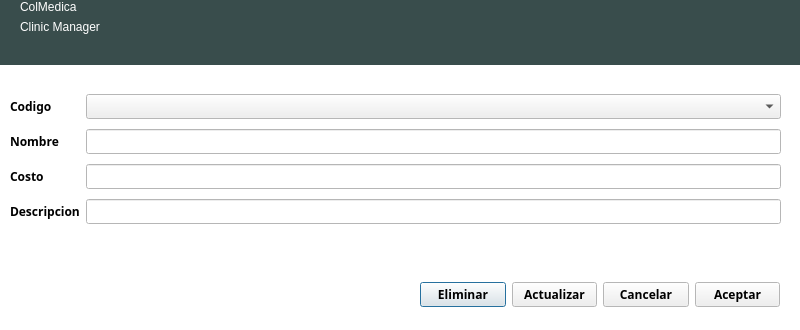
<?xml version="1.0" encoding="UTF-8"?>
<ui version="4.0">
 <class>dialogModificarMedicamento</class>
 <widget class="QDialog" name="dialogModificarMedicamento">
  <property name="geometry">
   <rect>
    <x>0</x>
    <y>0</y>
    <width>800</width>
    <height>330</height>
   </rect>
  </property>
  <property name="palette">
   <palette>
    <active>
     <colorrole role="Base">
      <brush brushstyle="SolidPattern">
       <color alpha="255">
        <red>255</red>
        <green>255</green>
        <blue>255</blue>
       </color>
      </brush>
     </colorrole>
     <colorrole role="Window">
      <brush brushstyle="SolidPattern">
       <color alpha="255">
        <red>255</red>
        <green>255</green>
        <blue>255</blue>
       </color>
      </brush>
     </colorrole>
    </active>
    <inactive>
     <colorrole role="Base">
      <brush brushstyle="SolidPattern">
       <color alpha="255">
        <red>255</red>
        <green>255</green>
        <blue>255</blue>
       </color>
      </brush>
     </colorrole>
     <colorrole role="Window">
      <brush brushstyle="SolidPattern">
       <color alpha="255">
        <red>255</red>
        <green>255</green>
        <blue>255</blue>
       </color>
      </brush>
     </colorrole>
    </inactive>
    <disabled>
     <colorrole role="Base">
      <brush brushstyle="SolidPattern">
       <color alpha="255">
        <red>255</red>
        <green>255</green>
        <blue>255</blue>
       </color>
      </brush>
     </colorrole>
     <colorrole role="Window">
      <brush brushstyle="SolidPattern">
       <color alpha="255">
        <red>255</red>
        <green>255</green>
        <blue>255</blue>
       </color>
      </brush>
     </colorrole>
    </disabled>
   </palette>
  </property>
  <property name="cursor">
   <cursorShape>PointingHandCursor</cursorShape>
  </property>
  <property name="windowTitle">
   <string>Modificar medicamento</string>
  </property>
  <property name="autoFillBackground">
   <bool>true</bool>
  </property>
  <widget class="QWidget" name="widgetCabecera" native="true">
   <property name="geometry">
    <rect>
     <x>0</x>
     <y>0</y>
     <width>800</width>
     <height>65</height>
    </rect>
   </property>
   <property name="palette">
    <palette>
     <active>
      <colorrole role="WindowText">
       <brush brushstyle="SolidPattern">
        <color alpha="255">
         <red>255</red>
         <green>255</green>
         <blue>255</blue>
        </color>
       </brush>
      </colorrole>
      <colorrole role="Base">
       <brush brushstyle="SolidPattern">
        <color alpha="255">
         <red>255</red>
         <green>255</green>
         <blue>255</blue>
        </color>
       </brush>
      </colorrole>
      <colorrole role="Window">
       <brush brushstyle="SolidPattern">
        <color alpha="255">
         <red>57</red>
         <green>77</green>
         <blue>76</blue>
        </color>
       </brush>
      </colorrole>
     </active>
     <inactive>
      <colorrole role="WindowText">
       <brush brushstyle="SolidPattern">
        <color alpha="255">
         <red>255</red>
         <green>255</green>
         <blue>255</blue>
        </color>
       </brush>
      </colorrole>
      <colorrole role="Base">
       <brush brushstyle="SolidPattern">
        <color alpha="255">
         <red>255</red>
         <green>255</green>
         <blue>255</blue>
        </color>
       </brush>
      </colorrole>
      <colorrole role="Window">
       <brush brushstyle="SolidPattern">
        <color alpha="255">
         <red>57</red>
         <green>77</green>
         <blue>76</blue>
        </color>
       </brush>
      </colorrole>
     </inactive>
     <disabled>
      <colorrole role="WindowText">
       <brush brushstyle="SolidPattern">
        <color alpha="255">
         <red>159</red>
         <green>158</green>
         <blue>158</blue>
        </color>
       </brush>
      </colorrole>
      <colorrole role="Base">
       <brush brushstyle="SolidPattern">
        <color alpha="255">
         <red>57</red>
         <green>77</green>
         <blue>76</blue>
        </color>
       </brush>
      </colorrole>
      <colorrole role="Window">
       <brush brushstyle="SolidPattern">
        <color alpha="255">
         <red>57</red>
         <green>77</green>
         <blue>76</blue>
        </color>
       </brush>
      </colorrole>
     </disabled>
    </palette>
   </property>
   <property name="autoFillBackground">
    <bool>true</bool>
   </property>
   <widget class="QWidget" name="layoutWidget_4">
    <property name="geometry">
     <rect>
      <x>20</x>
      <y>0</y>
      <width>162</width>
      <height>63</height>
     </rect>
    </property>
    <layout class="QFormLayout" name="formLayout_5">
     <item row="0" column="0">
      <widget class="QLabel" name="labelColMedica">
       <property name="styleSheet">
        <string notr="true">font: 30pt &quot;Ubuntu Condensed&quot;;
color: rgb(255, 255, 255);</string>
       </property>
       <property name="text">
        <string>ColMedica</string>
       </property>
      </widget>
     </item>
     <item row="1" column="0">
      <widget class="QLabel" name="labelClinicManager">
       <property name="text">
        <string>Clinic Manager</string>
       </property>
      </widget>
     </item>
    </layout>
   </widget>
  </widget>
  <widget class="QWidget" name="widget" native="true">
   <property name="geometry">
    <rect>
     <x>10</x>
     <y>80</y>
     <width>781</width>
     <height>241</height>
    </rect>
   </property>
   <property name="font">
    <font>
     <family>Ubuntu Condensed</family>
     <weight>75</weight>
     <bold>true</bold>
    </font>
   </property>
   <property name="autoFillBackground">
    <bool>true</bool>
   </property>
   <widget class="QWidget" name="layoutWidget">
    <property name="geometry">
     <rect>
      <x>0</x>
      <y>10</y>
      <width>771</width>
      <height>141</height>
     </rect>
    </property>
    <layout class="QGridLayout" name="gridLayout">
     <item row="3" column="1">
      <widget class="QLineEdit" name="lineEditDescripcion">
       <property name="font">
        <font>
         <weight>50</weight>
         <bold>false</bold>
        </font>
       </property>
      </widget>
     </item>
     <item row="3" column="0">
      <widget class="QLabel" name="labelDescripcion">
       <property name="text">
        <string>Descripcion</string>
       </property>
      </widget>
     </item>
     <item row="1" column="1">
      <widget class="QLineEdit" name="lineEditNombre">
       <property name="font">
        <font>
         <weight>50</weight>
         <bold>false</bold>
        </font>
       </property>
      </widget>
     </item>
     <item row="2" column="0">
      <widget class="QLabel" name="labelCosto">
       <property name="text">
        <string>Costo</string>
       </property>
      </widget>
     </item>
     <item row="0" column="0">
      <widget class="QLabel" name="labelCodigo">
       <property name="text">
        <string>Codigo</string>
       </property>
      </widget>
     </item>
     <item row="1" column="0">
      <widget class="QLabel" name="labelNombre">
       <property name="text">
        <string>Nombre</string>
       </property>
      </widget>
     </item>
     <item row="2" column="1">
      <widget class="QLineEdit" name="lineEditCosto">
       <property name="font">
        <font>
         <weight>50</weight>
         <bold>false</bold>
        </font>
       </property>
      </widget>
     </item>
     <item row="0" column="1">
      <widget class="QComboBox" name="comboBoxCodigo">
       <property name="font">
        <font>
         <weight>50</weight>
         <bold>false</bold>
        </font>
       </property>
      </widget>
     </item>
    </layout>
   </widget>
   <widget class="QWidget" name="layoutWidget">
    <property name="geometry">
     <rect>
      <x>410</x>
      <y>200</y>
      <width>360</width>
      <height>29</height>
     </rect>
    </property>
    <layout class="QGridLayout" name="gridLayout_2">
     <item row="0" column="0">
      <widget class="QPushButton" name="pushButtonEliminar">
       <property name="text">
        <string>Eliminar</string>
       </property>
      </widget>
     </item>
     <item row="0" column="1">
      <widget class="QPushButton" name="pushButtonActualizar">
       <property name="text">
        <string>Actualizar</string>
       </property>
      </widget>
     </item>
     <item row="0" column="2">
      <widget class="QPushButton" name="pushButtonCancelar">
       <property name="text">
        <string>Cancelar</string>
       </property>
      </widget>
     </item>
     <item row="0" column="3">
      <widget class="QPushButton" name="pushButtonAceptar">
       <property name="text">
        <string>Aceptar</string>
       </property>
      </widget>
     </item>
    </layout>
   </widget>
  </widget>
 </widget>
 <resources/>
 <connections/>
</ui>
